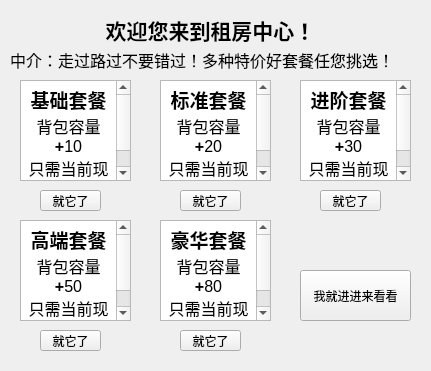
<?xml version="1.0" encoding="UTF-8"?>
<ui version="4.0">
 <class>Rent</class>
 <widget class="QWidget" name="Rent">
  <property name="geometry">
   <rect>
    <x>0</x>
    <y>0</y>
    <width>431</width>
    <height>371</height>
   </rect>
  </property>
  <property name="windowTitle">
   <string>Form</string>
  </property>
  <widget class="QLabel" name="label">
   <property name="geometry">
    <rect>
     <x>60</x>
     <y>10</y>
     <width>301</width>
     <height>41</height>
    </rect>
   </property>
   <property name="text">
    <string>&lt;html&gt;&lt;head/&gt;&lt;body&gt;&lt;p align=&quot;center&quot;&gt;&lt;span style=&quot; font-size:16pt; font-weight:700;&quot;&gt;欢迎您来到租房中心！&lt;/span&gt;&lt;/p&gt;&lt;/body&gt;&lt;/html&gt;</string>
   </property>
  </widget>
  <widget class="QLabel" name="label_2">
   <property name="geometry">
    <rect>
     <x>10</x>
     <y>40</y>
     <width>401</width>
     <height>41</height>
    </rect>
   </property>
   <property name="text">
    <string>&lt;html&gt;&lt;head/&gt;&lt;body&gt;&lt;p&gt;&lt;span style=&quot; font-size:12pt;&quot;&gt;中介：走过路过不要错过！多种特价好套餐任您挑选！&lt;/span&gt;&lt;/p&gt;&lt;/body&gt;&lt;/html&gt;</string>
   </property>
  </widget>
  <widget class="QTextBrowser" name="textBrowser">
   <property name="geometry">
    <rect>
     <x>20</x>
     <y>80</y>
     <width>111</width>
     <height>101</height>
    </rect>
   </property>
   <property name="html">
    <string>&lt;!DOCTYPE HTML PUBLIC &quot;-//W3C//DTD HTML 4.0//EN&quot; &quot;http://www.w3.org/TR/REC-html40/strict.dtd&quot;&gt;
&lt;html&gt;&lt;head&gt;&lt;meta name=&quot;qrichtext&quot; content=&quot;1&quot; /&gt;&lt;meta charset=&quot;utf-8&quot; /&gt;&lt;style type=&quot;text/css&quot;&gt;
p, li { white-space: pre-wrap; }
hr { height: 1px; border-width: 0; }
li.unchecked::marker { content: &quot;\2610&quot;; }
li.checked::marker { content: &quot;\2612&quot;; }
&lt;/style&gt;&lt;/head&gt;&lt;body style=&quot; font-family:'Microsoft YaHei UI'; font-size:9pt; font-weight:400; font-style:normal;&quot;&gt;
&lt;p align=&quot;center&quot; style=&quot; margin-top:0px; margin-bottom:0px; margin-left:0px; margin-right:0px; -qt-block-indent:0; text-indent:0px;&quot;&gt;&lt;span style=&quot; font-size:14pt; font-weight:700;&quot;&gt;基础套餐&lt;/span&gt;&lt;/p&gt;
&lt;p align=&quot;center&quot; style=&quot; margin-top:0px; margin-bottom:0px; margin-left:0px; margin-right:0px; -qt-block-indent:0; text-indent:0px;&quot;&gt;&lt;span style=&quot; font-size:12pt;&quot;&gt;背包容量&lt;/span&gt;&lt;span style=&quot; font-size:12pt; font-weight:700;&quot;&gt;+&lt;/span&gt;&lt;span style=&quot; font-size:12pt;&quot;&gt;10&lt;/span&gt;&lt;/p&gt;
&lt;p align=&quot;center&quot; style=&quot; margin-top:0px; margin-bottom:0px; margin-left:0px; margin-right:0px; -qt-block-indent:0; text-indent:0px;&quot;&gt;&lt;span style=&quot; font-size:12pt;&quot;&gt;只需当前现金的10%！&lt;/span&gt;&lt;/p&gt;&lt;/body&gt;&lt;/html&gt;</string>
   </property>
  </widget>
  <widget class="QTextBrowser" name="textBrowser_2">
   <property name="geometry">
    <rect>
     <x>160</x>
     <y>80</y>
     <width>111</width>
     <height>101</height>
    </rect>
   </property>
   <property name="html">
    <string>&lt;!DOCTYPE HTML PUBLIC &quot;-//W3C//DTD HTML 4.0//EN&quot; &quot;http://www.w3.org/TR/REC-html40/strict.dtd&quot;&gt;
&lt;html&gt;&lt;head&gt;&lt;meta name=&quot;qrichtext&quot; content=&quot;1&quot; /&gt;&lt;meta charset=&quot;utf-8&quot; /&gt;&lt;style type=&quot;text/css&quot;&gt;
p, li { white-space: pre-wrap; }
hr { height: 1px; border-width: 0; }
li.unchecked::marker { content: &quot;\2610&quot;; }
li.checked::marker { content: &quot;\2612&quot;; }
&lt;/style&gt;&lt;/head&gt;&lt;body style=&quot; font-family:'Microsoft YaHei UI'; font-size:9pt; font-weight:400; font-style:normal;&quot;&gt;
&lt;p align=&quot;center&quot; style=&quot; margin-top:0px; margin-bottom:0px; margin-left:0px; margin-right:0px; -qt-block-indent:0; text-indent:0px;&quot;&gt;&lt;span style=&quot; font-size:14pt; font-weight:700;&quot;&gt;标准套餐&lt;/span&gt;&lt;/p&gt;
&lt;p align=&quot;center&quot; style=&quot; margin-top:0px; margin-bottom:0px; margin-left:0px; margin-right:0px; -qt-block-indent:0; text-indent:0px;&quot;&gt;&lt;span style=&quot; font-size:12pt;&quot;&gt;背包容量&lt;/span&gt;&lt;span style=&quot; font-size:12pt; font-weight:700;&quot;&gt;+&lt;/span&gt;&lt;span style=&quot; font-size:12pt;&quot;&gt;20&lt;/span&gt;&lt;/p&gt;
&lt;p align=&quot;center&quot; style=&quot; margin-top:0px; margin-bottom:0px; margin-left:0px; margin-right:0px; -qt-block-indent:0; text-indent:0px;&quot;&gt;&lt;span style=&quot; font-size:12pt;&quot;&gt;只需当前现金的15%！&lt;/span&gt;&lt;/p&gt;&lt;/body&gt;&lt;/html&gt;</string>
   </property>
  </widget>
  <widget class="QTextBrowser" name="textBrowser_3">
   <property name="geometry">
    <rect>
     <x>300</x>
     <y>80</y>
     <width>111</width>
     <height>101</height>
    </rect>
   </property>
   <property name="html">
    <string>&lt;!DOCTYPE HTML PUBLIC &quot;-//W3C//DTD HTML 4.0//EN&quot; &quot;http://www.w3.org/TR/REC-html40/strict.dtd&quot;&gt;
&lt;html&gt;&lt;head&gt;&lt;meta name=&quot;qrichtext&quot; content=&quot;1&quot; /&gt;&lt;meta charset=&quot;utf-8&quot; /&gt;&lt;style type=&quot;text/css&quot;&gt;
p, li { white-space: pre-wrap; }
hr { height: 1px; border-width: 0; }
li.unchecked::marker { content: &quot;\2610&quot;; }
li.checked::marker { content: &quot;\2612&quot;; }
&lt;/style&gt;&lt;/head&gt;&lt;body style=&quot; font-family:'Microsoft YaHei UI'; font-size:9pt; font-weight:400; font-style:normal;&quot;&gt;
&lt;p align=&quot;center&quot; style=&quot; margin-top:0px; margin-bottom:0px; margin-left:0px; margin-right:0px; -qt-block-indent:0; text-indent:0px;&quot;&gt;&lt;span style=&quot; font-size:14pt; font-weight:700;&quot;&gt;进阶套餐&lt;/span&gt;&lt;/p&gt;
&lt;p align=&quot;center&quot; style=&quot; margin-top:0px; margin-bottom:0px; margin-left:0px; margin-right:0px; -qt-block-indent:0; text-indent:0px;&quot;&gt;&lt;span style=&quot; font-size:12pt;&quot;&gt;背包容量&lt;/span&gt;&lt;span style=&quot; font-size:12pt; font-weight:700;&quot;&gt;+&lt;/span&gt;&lt;span style=&quot; font-size:12pt;&quot;&gt;30&lt;/span&gt;&lt;/p&gt;
&lt;p align=&quot;center&quot; style=&quot; margin-top:0px; margin-bottom:0px; margin-left:0px; margin-right:0px; -qt-block-indent:0; text-indent:0px;&quot;&gt;&lt;span style=&quot; font-size:12pt;&quot;&gt;只需当前现金的20%！&lt;/span&gt;&lt;/p&gt;&lt;/body&gt;&lt;/html&gt;</string>
   </property>
  </widget>
  <widget class="QTextBrowser" name="textBrowser_5">
   <property name="geometry">
    <rect>
     <x>160</x>
     <y>220</y>
     <width>111</width>
     <height>101</height>
    </rect>
   </property>
   <property name="html">
    <string>&lt;!DOCTYPE HTML PUBLIC &quot;-//W3C//DTD HTML 4.0//EN&quot; &quot;http://www.w3.org/TR/REC-html40/strict.dtd&quot;&gt;
&lt;html&gt;&lt;head&gt;&lt;meta name=&quot;qrichtext&quot; content=&quot;1&quot; /&gt;&lt;meta charset=&quot;utf-8&quot; /&gt;&lt;style type=&quot;text/css&quot;&gt;
p, li { white-space: pre-wrap; }
hr { height: 1px; border-width: 0; }
li.unchecked::marker { content: &quot;\2610&quot;; }
li.checked::marker { content: &quot;\2612&quot;; }
&lt;/style&gt;&lt;/head&gt;&lt;body style=&quot; font-family:'Microsoft YaHei UI'; font-size:9pt; font-weight:400; font-style:normal;&quot;&gt;
&lt;p align=&quot;center&quot; style=&quot; margin-top:0px; margin-bottom:0px; margin-left:0px; margin-right:0px; -qt-block-indent:0; text-indent:0px;&quot;&gt;&lt;span style=&quot; font-size:14pt; font-weight:700;&quot;&gt;豪华套餐&lt;/span&gt;&lt;/p&gt;
&lt;p align=&quot;center&quot; style=&quot; margin-top:0px; margin-bottom:0px; margin-left:0px; margin-right:0px; -qt-block-indent:0; text-indent:0px;&quot;&gt;&lt;span style=&quot; font-size:12pt;&quot;&gt;背包容量&lt;/span&gt;&lt;span style=&quot; font-size:12pt; font-weight:700;&quot;&gt;+&lt;/span&gt;&lt;span style=&quot; font-size:12pt;&quot;&gt;80&lt;/span&gt;&lt;/p&gt;
&lt;p align=&quot;center&quot; style=&quot; margin-top:0px; margin-bottom:0px; margin-left:0px; margin-right:0px; -qt-block-indent:0; text-indent:0px;&quot;&gt;&lt;span style=&quot; font-size:12pt;&quot;&gt;只需当前现金的50%！&lt;/span&gt;&lt;/p&gt;&lt;/body&gt;&lt;/html&gt;</string>
   </property>
  </widget>
  <widget class="QTextBrowser" name="textBrowser_6">
   <property name="geometry">
    <rect>
     <x>20</x>
     <y>220</y>
     <width>111</width>
     <height>101</height>
    </rect>
   </property>
   <property name="html">
    <string>&lt;!DOCTYPE HTML PUBLIC &quot;-//W3C//DTD HTML 4.0//EN&quot; &quot;http://www.w3.org/TR/REC-html40/strict.dtd&quot;&gt;
&lt;html&gt;&lt;head&gt;&lt;meta name=&quot;qrichtext&quot; content=&quot;1&quot; /&gt;&lt;meta charset=&quot;utf-8&quot; /&gt;&lt;style type=&quot;text/css&quot;&gt;
p, li { white-space: pre-wrap; }
hr { height: 1px; border-width: 0; }
li.unchecked::marker { content: &quot;\2610&quot;; }
li.checked::marker { content: &quot;\2612&quot;; }
&lt;/style&gt;&lt;/head&gt;&lt;body style=&quot; font-family:'Microsoft YaHei UI'; font-size:9pt; font-weight:400; font-style:normal;&quot;&gt;
&lt;p align=&quot;center&quot; style=&quot; margin-top:0px; margin-bottom:0px; margin-left:0px; margin-right:0px; -qt-block-indent:0; text-indent:0px;&quot;&gt;&lt;span style=&quot; font-size:14pt; font-weight:700;&quot;&gt;高端套餐&lt;/span&gt;&lt;/p&gt;
&lt;p align=&quot;center&quot; style=&quot; margin-top:0px; margin-bottom:0px; margin-left:0px; margin-right:0px; -qt-block-indent:0; text-indent:0px;&quot;&gt;&lt;span style=&quot; font-size:12pt;&quot;&gt;背包容量&lt;/span&gt;&lt;span style=&quot; font-size:12pt; font-weight:700;&quot;&gt;+&lt;/span&gt;&lt;span style=&quot; font-size:12pt;&quot;&gt;50&lt;/span&gt;&lt;/p&gt;
&lt;p align=&quot;center&quot; style=&quot; margin-top:0px; margin-bottom:0px; margin-left:0px; margin-right:0px; -qt-block-indent:0; text-indent:0px;&quot;&gt;&lt;span style=&quot; font-size:12pt;&quot;&gt;只需当前现金的30%！&lt;/span&gt;&lt;/p&gt;&lt;/body&gt;&lt;/html&gt;</string>
   </property>
  </widget>
  <widget class="QPushButton" name="oneButton">
   <property name="geometry">
    <rect>
     <x>40</x>
     <y>190</y>
     <width>61</width>
     <height>21</height>
    </rect>
   </property>
   <property name="text">
    <string>就它了</string>
   </property>
  </widget>
  <widget class="QPushButton" name="twoButton">
   <property name="geometry">
    <rect>
     <x>180</x>
     <y>190</y>
     <width>61</width>
     <height>21</height>
    </rect>
   </property>
   <property name="text">
    <string>就它了</string>
   </property>
  </widget>
  <widget class="QPushButton" name="threeButton">
   <property name="geometry">
    <rect>
     <x>320</x>
     <y>190</y>
     <width>61</width>
     <height>21</height>
    </rect>
   </property>
   <property name="text">
    <string>就它了</string>
   </property>
  </widget>
  <widget class="QPushButton" name="fourButton">
   <property name="geometry">
    <rect>
     <x>40</x>
     <y>330</y>
     <width>61</width>
     <height>21</height>
    </rect>
   </property>
   <property name="text">
    <string>就它了</string>
   </property>
  </widget>
  <widget class="QPushButton" name="fiveButton">
   <property name="geometry">
    <rect>
     <x>180</x>
     <y>330</y>
     <width>61</width>
     <height>21</height>
    </rect>
   </property>
   <property name="text">
    <string>就它了</string>
   </property>
  </widget>
  <widget class="QPushButton" name="leaveButton">
   <property name="geometry">
    <rect>
     <x>300</x>
     <y>270</y>
     <width>111</width>
     <height>51</height>
    </rect>
   </property>
   <property name="text">
    <string>我就进进来看看</string>
   </property>
  </widget>
 </widget>
 <resources/>
 <connections/>
</ui>
